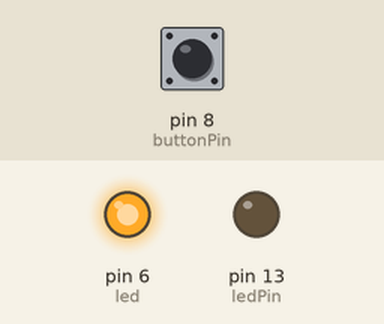
This sketch was run on a simulated Arduino Uno, built with avr-gcc and run on an emulated ATmega328P. Shown: output pins drawn as LEDs (lit = HIGH). The inputs (shaded band) are chosen by the test bench; at power-on: pin 8 (buttonPin) HIGH.

Above: at 1.2 s.
1.3 s: pin 8 (buttonPin) pulled LOW for 0.15 s
At 1.37 s:
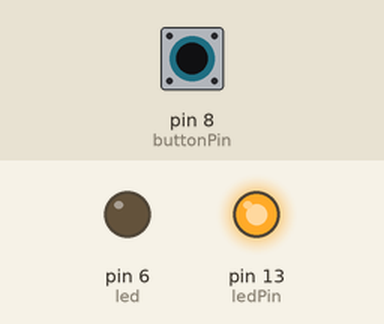
2.9 s: pin 8 (buttonPin) pulled LOW for 3.2 s
At 6.9 s:
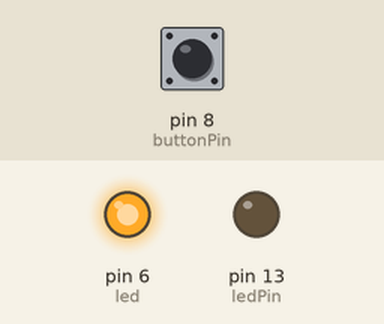
Timing chart, 0 to 8.4 s (numbered marks = the images above; inputs shaded):
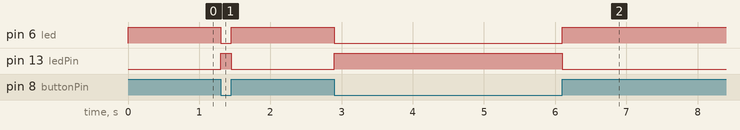

The sketch:

button.ino
```cpp
int ledPin = 13;
int led = 6;
int buttonPin = 8;
void setup() {
 pinMode(ledPin, OUTPUT);
  pinMode(led, OUTPUT);
 pinMode(buttonPin, INPUT_PULLUP);
}
void loop() {
 if (digitalRead(buttonPin) == LOW) {
 digitalWrite(ledPin, HIGH);
 digitalWrite(led, LOW);
 }
 else {
 digitalWrite(ledPin, LOW);
  digitalWrite(led, HIGH);
 }
}
```

Measured:
- after the input at 1.3 s, pin 6 (led): HIGH → LOW at once, → HIGH 0.15 s later; pin 13 (ledPin): LOW → HIGH at once, → LOW 0.15 s later
- after the input at 2.9 s, pin 6 (led): HIGH → LOW at once, → HIGH 3.2 s later; pin 13 (ledPin): LOW → HIGH at once, → LOW 3.2 s later
